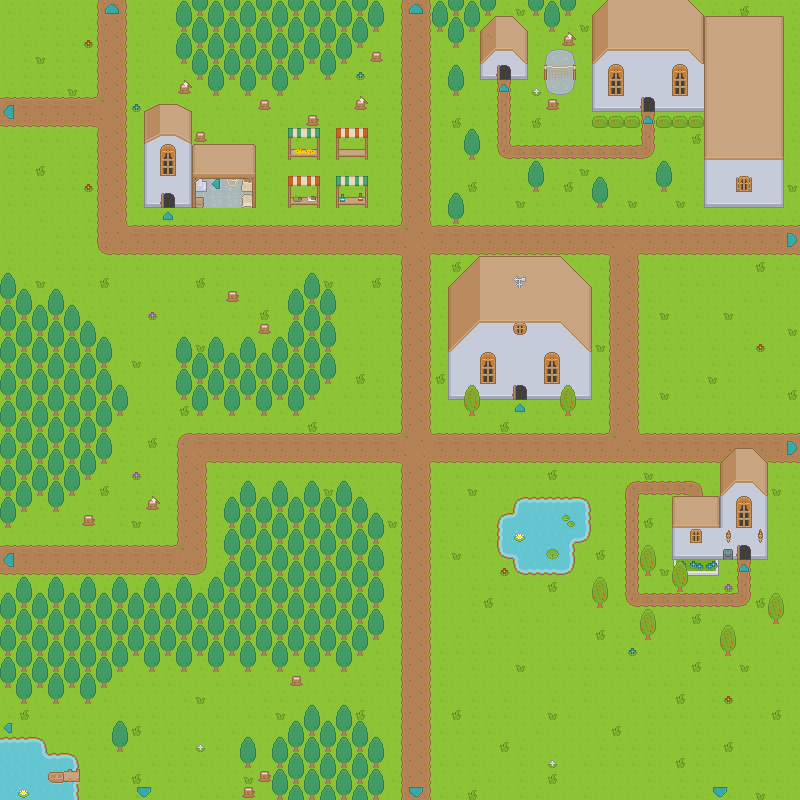

This game map was drawn from its Tiled (.tmx) file and the tilesets committed beside it. A one-line description and the trimmed map source follow:
An orthogonal 50x50 tile map with 16x16 px tiles, 6 tile layers (Ground Terrain, Ground Overlay, Deco0, Deco1, ...), 18 hidden layers not drawn.

<map version="1.4" tiledversion="1.4.3" orientation="orthogonal" renderorder="right-down" width="50" height="50" tilewidth="16" tileheight="16" infinite="0" nextlayerid="34" nextobjectid="1">
 <editorsettings>
  <export target="The Village.json" format="json" />
 </editorsettings>
 <tileset firstgid="1" source="roguelikeSheet.tsx" />
 <layer id="1" name="Ground Terrain" width="50" height="50">
  <data>[2500 cells, 2500 non-empty, 18 distinct tile ids]</data>
 </layer>
 <layer id="2" name="Ground Overlay" width="50" height="50">
  <data>[2500 cells, 399 non-empty, 23 distinct tile ids]</data>
 </layer>
 <layer id="3" name="Deco0" width="50" height="50">
  <data>[2500 cells, 771 non-empty, 54 distinct tile ids]</data>
 </layer>
 <layer id="4" name="Deco1" width="50" height="50">
  <data>[2500 cells, 27 non-empty, 12 distinct tile ids]</data>
 </layer>
 <layer id="5" name="Above0" width="50" height="50">
  <data>[2500 cells, 236 non-empty, 39 distinct tile ids]</data>
 </layer>
 <layer id="17" name="Above1" width="50" height="50">
  <data>[2500 cells, 1 non-empty, 1 distinct tile ids]</data>
 </layer>
 <layer id="7" name="Collision" width="50" height="50" visible="0">
  <data>[2500 cells, 708 non-empty, 4 distinct tile ids]</data>
 </layer>
 <layer id="8" name="Npc:bob:Bob:" width="50" height="50" visible="0">
  <data>[2500 cells, 1 non-empty, 1 distinct tile ids]</data>
 </layer>
 <layer id="14" name="Npc:john:John:" width="50" height="50" visible="0">
  <data>[2500 cells, 1 non-empty, 1 distinct tile ids]</data>
 </layer>
 <layer id="25" name="NpcMarker:wizard:Wizard:" width="50" height="50" visible="0">
  <data>[2500 cells, 1 non-empty, 1 distinct tile ids]</data>
 </layer>
 <layer id="29" name="Npc:brian:Brian:" width="50" height="50" visible="0">
  <data>[2500 cells, 1 non-empty, 1 distinct tile ids]</data>
 </layer>
 <layer id="32" name="Npc:cyber:Cyber:" width="50" height="50" visible="0">
  <data>[2500 cells, 1 non-empty, 1 distinct tile ids]</data>
 </layer>
 <layer id="30" name="Npc:wanderingtrader:Wandering Trader:" width="50" height="50" visible="0">
  <data>[2500 cells, 1 non-empty, 1 distinct tile ids]</data>
 </layer>
 <layer id="13" name="WayPoint:john:waypoint:" width="50" height="50" visible="0">
  <data>[2500 cells, 6 non-empty, 1 distinct tile ids]</data>
 </layer>
 <layer id="22" name="WayPoint:bob:waypoint:" width="50" height="50" visible="0">
  <data>[2500 cells, 3 non-empty, 1 distinct tile ids]</data>
 </layer>
 <layer id="31" name="WayPoint:wanderingtrader:waypoint:" width="50" height="50" visible="0">
  <data>[2500 cells, 11 non-empty, 1 distinct tile ids]</data>
 </layer>
 <layer id="9" name="The Docks:-1:32:down:" width="50" height="50" visible="0">
  <data>[2500 cells, 6 non-empty, 2 distinct tile ids]</data>
 </layer>
 <layer id="23" name="The Forest:-1:3168:up:" width="50" height="50" visible="0">
  <data>[2500 cells, 4 non-empty, 2 distinct tile ids]</data>
 </layer>
 <layer id="10" name="The River:3168:-1:left:" width="50" height="50" visible="0">
  <data>[2500 cells, 5 non-empty, 3 distinct tile ids]</data>
 </layer>
 <layer id="28" name="The Rocky Ascent:32:-1:right:" width="50" height="50" visible="0">
  <data>[2500 cells, 4 non-empty, 2 distinct tile ids]</data>
 </layer>
 <layer id="11" name="Town Hall:320:1056:up:" width="50" height="50" visible="0">
  <data>[2500 cells, 1 non-empty, 1 distinct tile ids]</data>
 </layer>
 <layer id="20" name="House:384:672:up:" width="50" height="50" visible="0">
  <data>[2500 cells, 1 non-empty, 1 distinct tile ids]</data>
 </layer>
 <layer id="21" name="Tiny House:448:608:up:" width="50" height="50" visible="0">
  <data>[2500 cells, 1 non-empty, 1 distinct tile ids]</data>
 </layer>
 <layer id="33" name="Garage:384:992:up:" width="50" height="50" visible="0">
  <data>[2500 cells, 1 non-empty, 1 distinct tile ids]</data>
 </layer>
</map>
